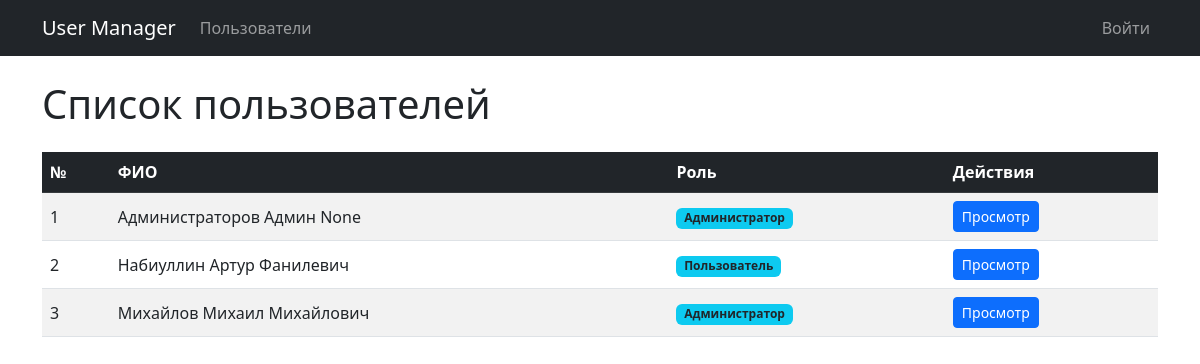
The page / on the database its author committed.
### models.py (models this page shows, shortened)
class User(db.Model, UserMixin):
    __tablename__ = 'users'
    id = db.Column(db.Integer, primary_key=True)
    login = db.Column(db.String(50), unique=True, nullable=False)
    password_hash = db.Column(db.String(128), nullable=False)
    last_name = db.Column(db.String(50), nullable=False)
    first_name = db.Column(db.String(50), nullable=False)
    middle_name = db.Column(db.String(50), nullable=True)
    role_id = db.Column(db.Integer, db.ForeignKey('roles.id'), nullable=True)
    created_at = db.Column(db.DateTime, default=datetime.utcnow)
    @property
    def full_name(self):
        parts = [self.last_name, self.first_name, self.middle_name]
        return ' '.join(p for p in parts if p)

class Role(db.Model):
    __tablename__ = 'roles'
    id = db.Column(db.Integer, primary_key=True)
    name = db.Column(db.String(50), nullable=False)
    description = db.Column(db.Text, nullable=True)
    users = db.relationship('User', backref='role', lazy=True)

### app.py (the view)
@app.route('/')
def index():
    users = User.query.order_by(User.id).all()
    return render_template('index.html', users=users)

### templates/index.html (shortened to what this page needs)
{% extends 'base.html' %}
{% block content %}
<div class="d-flex justify-content-between align-items-center mb-3">
    <h1>Список пользователей</h1>
</div>
<div class="table-responsive">
    <table class="table table-striped table-hover align-middle">
        <thead class="table-dark">
            <tr>
                <th>№</th>
                <th>ФИО</th>
                <th>Роль</th>
                <th>Действия</th>
            </tr>
        </thead>
        <tbody>
            {% for user in users %}
            <tr>
                <td>{{ loop.index }}</td>
                <td>{{ user.full_name }}</td>
                <td>
                    {% if user.role %}
                        <span class="badge bg-info text-dark">{{ user.role.name }}</span>
                    {% else %}
                        <span class="text-muted">Нет роли</span>
                    {% endif %}
                </td>
                <td>
                    <a href="{{ url_for('user_view', user_id=user.id) }}" class="btn btn-sm btn-primary">Просмотр</a>
                </td>
            </tr>
            {% endfor %}
        </tbody>
    </table>
</div>
{% endblock %}

### rows shown on the page
User: full_name "Администраторов Админ None", role.name "Администратор"
User: full_name "Набиуллин Артур Фанилевич", role.name "Пользователь"
User: full_name "Михайлов Михаил Михайлович", role.name "Администратор"
